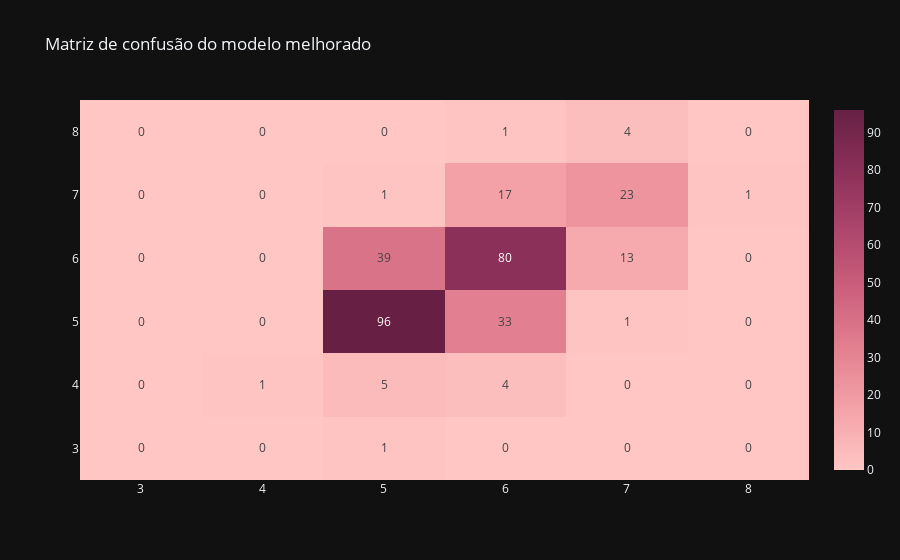

Source (notebook cell):
### Code cell
improved_matrix = confusion_matrix(y_test, y_pred_improved)
fig = go.Figure()

fig.add_traces(go.Heatmap(z = improved_matrix,
                          x= classes,
                          y = classes,
                          texttemplate='%{z}',
                          colorscale = 'burg'))

fig.update_layout(title_text = 'Matriz de confusão do modelo melhorado')

### Figure 1 — Plotly figure (JSON) as saved in the notebook; plotly's stock layout.template omitted (floating-point values rounded to 4 significant figures)
{"data": [{"colorscale": [[0.0, "rgb(255, 198, 196)"], [0.1667, "rgb(244, 163, 168)"], [0.3333, "rgb(227, 129, 145)"], [0.5, "rgb(204, 96, 125)"], [0.6667, "rgb(173, 70, 108)"], [0.8333, "rgb(139, 48, 88)"], [1.0, "rgb(103, 32, 68)"]], "texttemplate": "%{z}", "x": ["3", "4", "5", "6", "7", "8"], "y": ["3", "4", "5", "6", "7", "8"], "z": [[0, 0, 1, 0, 0, 0], [0, 1, 5, 4, 0, 0], [0, 0, 96, 33, 1, 0], [0, 0, 39, 80, 13, 0], [0, 0, 1, 17, 23, 1], [0, 0, 0, 1, 4, 0]], "type": "heatmap"}], "layout": {"title": {"text": "Matriz de confusão do modelo melhorado"}}}
